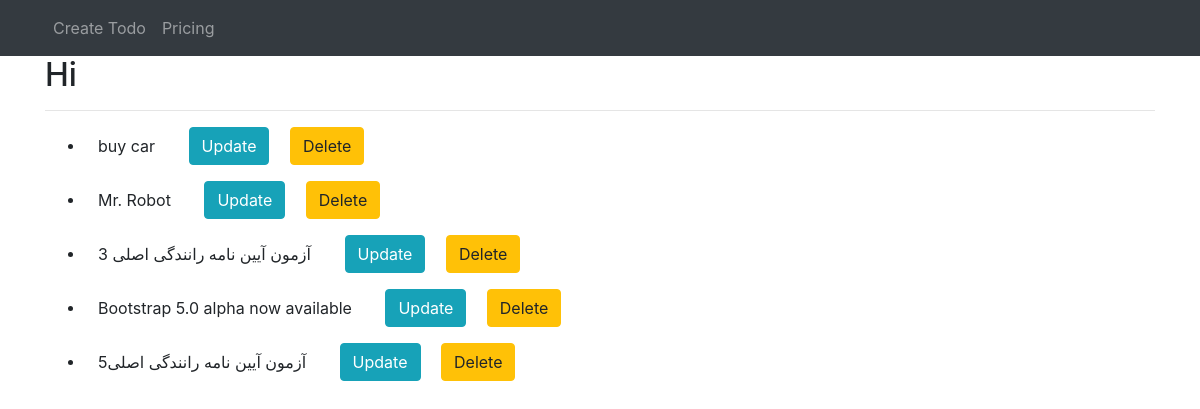
The app's page /, older data.
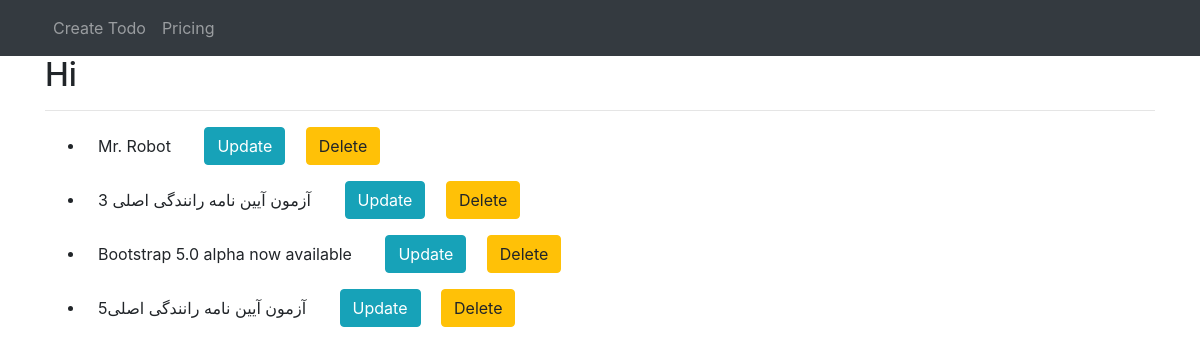
The same page, newer data.
### first/models.py (models this page shows, shortened)
class Todo(models.Model):
    title = models.CharField(max_length=100)
    created = models.DateTimeField(auto_now_add=True)
    slug = models.SlugField(blank=True,null=True)

### first/views.py (the view)
# urls.py: path('', views.Home.as_view(), name='home'),
class Home(ListView):
    context_object_name = 'todos' #object_list
    template_name = 'first/home.html' #first/todo_list.html
    ordering = ['-created']
    def get_queryset(self):
        return Todo.objects.all()

### first/templates/first/home.html
{% extends 'base.html' %}
{% block content %}
    <h2>Hi</h2>
    <hr>
    <ul>
        {% for todo in todos %}
        <li class="mb-3">
            <a class="btn" href="{% url 'first:detail_todo' todo.slug %}">{{ todo.title }}</a>
            <a class="btn btn-info mx-3" href="{% url 'first:update_todo' todo.id %}">Update</a>
            <a class="btn btn-warning" href="{% url 'first:delete_todo' todo.id %}">Delete</a>
        </li>
        {% endfor %}
    </ul>
{% endblock %}

Row changes from the older to the newer data that the page shows:
removed Todo: title "buy car"
